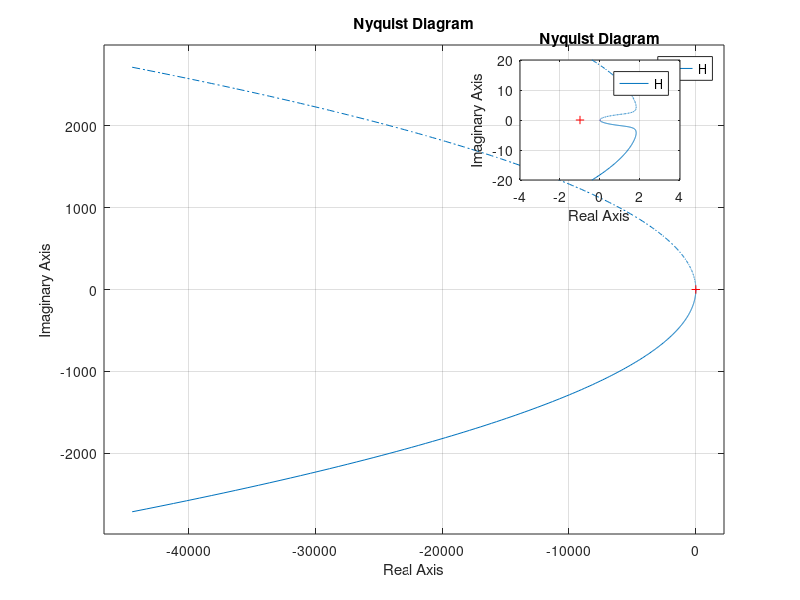
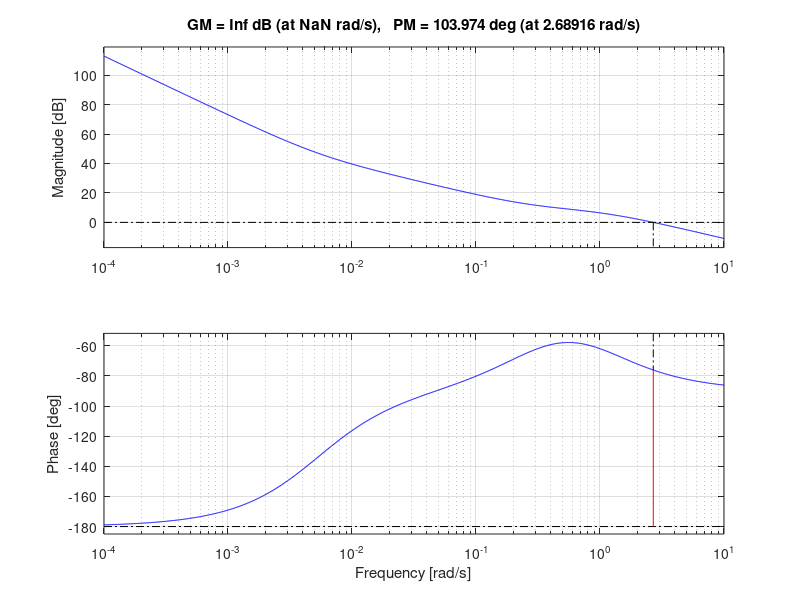

Source code (MATLAB) for these figures, in order:
Kp_z=6;
Kp_der_z=1;
Td_z=12;
g=9.81;
C_x=0.25;
m=1.5;
C=1.5;
N=10;


K_pos=1.2950;
K_vel=-4.2775;
K_int=1;
Ti=150;

Kproppos= tf ([K_pos],[1])
Kpropvel= tf ([-((K_vel)) 0],[1])
Kint= tf ([K_int],[Ti 0])
G= tf ([(1/m)],[1 C/m 0]);
G=minreal(G)

K_intermedio=parallel(Kproppos,Kpropvel);
K=parallel(K_intermedio,Kint);
K=minreal (K)

H=series (K,G);
% H=series (K_intermedio,G)

% T= H/(1+H)
% minreal (T)

[Gm,Pm,Wgm,Wpm] = margin(H)

% T=feedback (H,1)
nyquist(H)

axes('position',[.65 .70 .20 .20])
box on % put box around new pair of axes

nyquist(H)
% axis tight
ylim ([-20 20])
xlim ([-4 4])
figure
margin (H)
